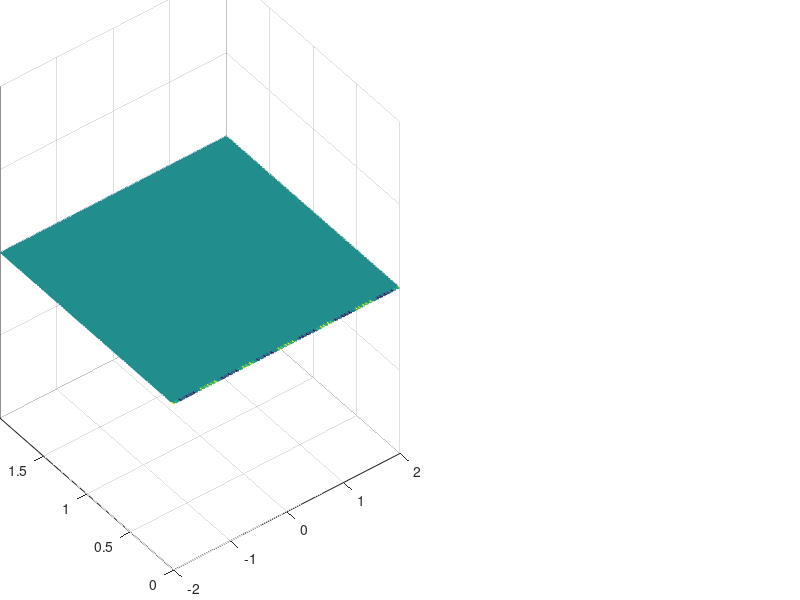

Write MATLAB code to recreate this figure. (Note: this script raises an error after producing the figure.)

clear 
close

dx = 0.025;

L = 2;
x = (-L:dx:L)';
y = (-0:dx:L)';
z = (-0:dx:L)';

[Xxy,Yxy] = meshgrid(x,y);
[Xxz,Zxz] = meshgrid(x,z);
[Yyz,Zyz] = meshgrid(y,z);


c = 343.1;
w = 2*pi*1e3;
k = w/c;
fi = 60;
theta = 90;
kx = cos(fi*pi/180)*sin(theta*pi/180)*k;
ky = sin(fi*pi/180)*sin(theta*pi/180)*k;
kz = sqrt(k^2 - kx^2 - ky^2);

P_ref_XY = exp(-1i*(kx*Xxy + ky*Yxy));
P_ref_XZ = exp(-1i*(kx*Xxz + kz*Zxz));
P_ref_YZ = exp(-1i*(ky*Yyz + kz*Zyz));

yref = 1.5;
x0 = (-20:dx:20)';
kr = sqrt(k^2-kx^2);

P_xy = zeros(size(Xxy));
P_xz = zeros(size(Xxz));
P_yz = zeros(size(Yyz));
wb = waitbar(0,'Calculating');
for n = 1:length(x0)
   
    waitbar(n/length(x0),wb);
    R_xy = sqrt( ( (Xxy-x0(n)).^2 + Yxy.^2 ) );
    R_xz = sqrt( ( (Xxz-x0(n)).^2 + Zxz.^2 ) );
    R_yz = sqrt( ( x0(n).^2 + Yyz.^2 + Zyz.^2 ) );
    
    P_xy = P_xy + 1/(4*pi)*exp(-1i*kx*x0(n))*exp(-1i*k*R_xy)./R_xy*dx;
    P_xz = P_xz + 1/(4*pi)*exp(-1i*kx*x0(n))*exp(-1i*k*R_xz)./R_xz*dx;
    P_yz = P_yz + 1/(4*pi)*exp(-1i*kx*x0(n))*exp(-1i*k*R_yz)./R_yz*dx;
    
end
close(wb);

Lz = 2*pi/kz;
Ly = 2*pi/ky;
Lr = 2*pi/kr;
A = 1+(Ly/Lz)^2;
B = 2*Ly^2/Lz;
C = Ly^2 - Lr^2;
a = (-B-sqrt(B^2-4*A*C))/(2*A);
%%
ftsize = 14;
pos = [ 0.0 0.05 0.5 1 ;
        0.5 0.05 0.5 0.9 ];
f = figure('Units','points','Position',[200,200,700,330]);

subplot(1,2,1)
mesh(x,y,0*Zxz,real(P_xy),'FaceColor','interp');
set(gca, 'Units','normalized','Position',pos(1,:));
hold on; 
mesh(x,0*Yxy,Zxz,real(P_xz),'FaceColor','interp');
%plot3(x,0*x+dx,0*x+dx,'k','LineWidth',2.5);
% plot3(x,0*x+yref,0*x,'--k','LineWidth',1.5);
% plot3(x,0*x,0*x+yref,'--k','LineWidth',1.5);
% plot3(0*(0:0.01:pi/2),yref*cos(0:0.01:pi/2),yref*sin(0:0.01:pi/2),'--k','LineWidth',1.5);
% plot3(0*y,y,0*y,'--k');
% plot3(0*z,0*z,z,'--k');
% plot3(0*y,y,y*(kz/ky),'.k','LineWidth',1.5);

e2 = mesh(0*Yyz,Yyz,Zyz,real(P_yz),'FaceColor','interp','facealpha',.8);
shading interp
axis equal tight
caxis([-1,1]*1e-1)
set(gca,'view',[130,30]);

ol = 15*dx;
xi = [x(1)-ol 0,   0 ]'+dx;
yi = [ 0,  y(1)-ol,  0 ]'+dx;
zi = [ 0,    0,   z(1)-ol  ]'+dx;
Xi = [xi yi zi];
xe = [x(end)+ol, 0,    0 ]';
ye = [ 0,  y(end)+ol,  0 ]';
ze = [ 0,    0,   z(end)+ol  ]';
Xe = [xe ye ze];
dp = Xi-Xe;

arrow3(Xi',Xe','1k')
xlim([xi(1),xe(1)]);
ylim([yi(2),ye(2)]);
zlim([zi(3),ze(3)]);
xlabel('$x$','Interpreter','latex','FontSize',ftsize)
ylabel('$y$','Interpreter','latex','FontSize',ftsize)
zlabel('$z$','Interpreter','latex','FontSize',ftsize)
set(gca,'FontName','Times New Roman');
allAxesInFigure = findall(f,'type','axes');
b = get(gca,'XTickLabel');
set(gca,...
'XTickLabel','','YTickLabel','','ZTickLabel','');
set(gca,'box','off')
color = get(f,'Color');
set(gca,'XColor',color,'YColor',color,'ZColor',color,'TickDir','out')
grid off
% %set(allAxesInFigure,'XTickLabel',b,'FontSize',ftsize-2);
% 
%hold off

subplot(1,2,2)
pcolor(x,y,real(P_xy));
set(gca, 'Units','normalized','Position',pos(2,:));
axis equal tight
shading interp
caxis([-1,1]*1e-1)
allAxesInFigure = findall(f,'type','axes');
b = get(gca,'XTickLabel');
set(gca,...
'XTickLabel','','YTickLabel','','ZTickLabel','');
set(gca,'box','off')
color = get(f,'Color');
set(gca,'XColor',color,'YColor',color,'TickDir','out')
grid off
hold on
pcolor_ax =(gca);
cRange = caxis;
[C,~]= contour( x, y , real(P_xy), '-k');

headWidth = 5*1.5;
headLength = 5*1.5;
ah = annotation('arrow',...
    'headStyle','cback2','HeadLength',headLength,'HeadWidth',headWidth);
set(ah,'parent',gca);
set(ah,'position',[x(1)-5*dx, 0, x(end)-x(1)+15*dx, 0]);    
xlim([x(1)-10*dx,x(end)+15*dx])

ah2 = annotation('arrow',...
    'headStyle','cback2','HeadLength',headLength,'HeadWidth',headWidth);
set(ah2,'parent',gca);
set(ah2,'position',[0, y(1)-5*dx, 0, y(end)-y(1)+15*dx]);  
ylim([y(1)-10*dx,y(end)+15*dx])

y0 = 1;
x0 = 0;
r0 = abs(y0);
xstat = r0*kx/kr;
plot(x0,y0,'.k','MarkerSize',20);
plot(-xstat,0,'.k','MarkerSize',20);

ah3 = annotation('arrow',...
    'headStyle','cback2','HeadLength',headLength,'HeadWidth',headWidth);
set(ah3,'parent',gca);
set(ah3,'position',[x0, y0, kx/k, kr/k]);  
ah4 = annotation('arrow',...
    'headStyle','cback2','HeadLength',headLength,'HeadWidth',headWidth);
set(ah4,'parent',gca);
set(ah4,'position',[x0, y0, 0, kr/k]);  
ah5 = annotation('arrow',...
    'headStyle','cback2','HeadLength',headLength,'HeadWidth',headWidth);
set(ah5,'parent',gca);
set(ah5,'position',[x0, y0, kx/k, 0]);  


line([-xstat,0],[x0,y0],'Color','black','LineStyle','--')

ylim([y(1)-10*dx,y(end)+15*dx])

set(gcf,'PaperPositionMode','auto');
print -dpng Greens_spectrum_SPA -r300
print( fullfile( '../..','Figures/High_freq_approximations','greens_stat_pos_2' ) ,'-dpng')